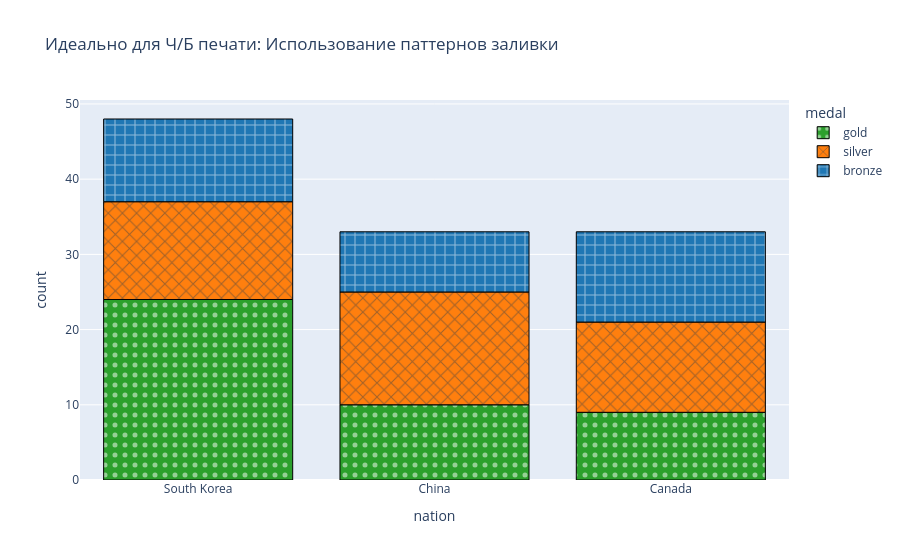

Notebook code for this chart:
### Markdown cell above
### 4. Подготовка графика к чб печати

### Code cell
import plotly.express as px

df = px.data.medals_long()

# Использование паттернов заливки (Hatching) для 100% читаемости в Ч/Б
fig_patterns = px.bar(
    df, x="nation", y="count", color="medal",
    pattern_shape="medal", # КЛЮЧЕВОЙ ПАРАМЕТР: разная штриховка для разных категорий
    pattern_shape_sequence=[".", "x", "+"], # Точки, крестики, плюсы
    title="Идеально для Ч/Б печати: Использование паттернов заливки",
    color_discrete_sequence=["#2ca02c", "#ff7f0e", "#1f77b4"] # Цвета сохраняем для PDF-версии
)

fig_patterns.update_traces(marker=dict(line=dict(width=1, color='black')))
fig_patterns.show()

### Figure 1 — Plotly figure (JSON) as saved in the notebook; plotly's stock layout.template omitted (floating-point values rounded to 4 significant figures)
{"data": [{"hovertemplate": "medal=gold<br>nation=%{x}<br>count=%{y}<extra></extra>", "legendgroup": "gold", "marker": {"color": "#2ca02c", "line": {"color": "black", "width": 1}, "pattern": {"shape": "."}}, "name": "gold", "orientation": "v", "showlegend": true, "textposition": "auto", "type": "bar", "x": ["South Korea", "China", "Canada"], "xaxis": "x", "y": [24, 10, 9], "yaxis": "y"}, {"hovertemplate": "medal=silver<br>nation=%{x}<br>count=%{y}<extra></extra>", "legendgroup": "silver", "marker": {"color": "#ff7f0e", "line": {"color": "black", "width": 1}, "pattern": {"shape": "x"}}, "name": "silver", "orientation": "v", "showlegend": true, "textposition": "auto", "type": "bar", "x": ["South Korea", "China", "Canada"], "xaxis": "x", "y": [13, 15, 12], "yaxis": "y"}, {"hovertemplate": "medal=bronze<br>nation=%{x}<br>count=%{y}<extra></extra>", "legendgroup": "bronze", "marker": {"color": "#1f77b4", "line": {"color": "black", "width": 1}, "pattern": {"shape": "+"}}, "name": "bronze", "orientation": "v", "showlegend": true, "textposition": "auto", "type": "bar", "x": ["South Korea", "China", "Canada"], "xaxis": "x", "y": [11, 8, 12], "yaxis": "y"}], "layout": {"barmode": "relative", "legend": {"title": {"text": "medal"}, "tracegroupgap": 0}, "title": {"text": "Идеально для Ч/Б печати: Использование паттернов заливки"}, "xaxis": {"anchor": "y", "domain": [0, 1], "title": {"text": "nation"}}, "yaxis": {"anchor": "x", "domain": [0, 1], "title": {"text": "count"}}}}
